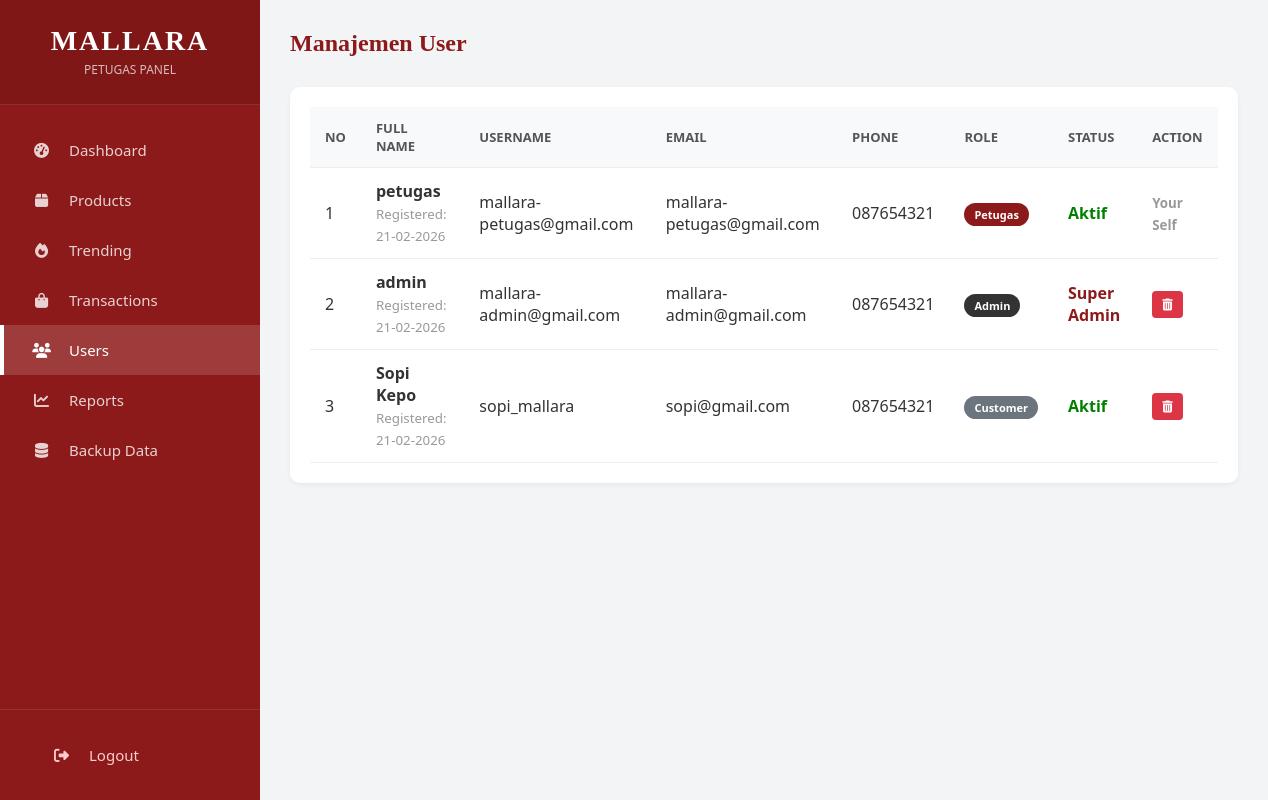
/petugas/users.php (signed in), run on the app's committed database.
### tables this page shows
CREATE TABLE `users` (
  `id` int(11) NOT NULL,
  `full_name` varchar(100) DEFAULT NULL,
  `no_telp` varchar(20) DEFAULT NULL,
  `email` varchar(100) NOT NULL,
  `username` varchar(100) NOT NULL,
  `password` varchar(255) NOT NULL,
  `role` enum('admin','petugas','customer') DEFAULT NULL,
  `created_at` timestamp NOT NULL DEFAULT current_timestamp(),
  `phone` varchar(50) DEFAULT NULL,
  `address` text DEFAULT NULL,
  `photo` varchar(255) DEFAULT NULL
);

### petugas/users.php (the view, shortened to what this page needs)
<?php
require '../config/database.php';
 $query = mysqli_query($conn, "SELECT * FROM users ORDER BY id DESC");
?>
<!DOCTYPE html>
<html lang="id">
<head>
    <link rel="stylesheet" href="../assets/css/style.css">
    <link rel="stylesheet" href="https://cdnjs.cloudflare.com/ajax/libs/font-awesome/6.4.0/css/all.min.css">
</head>
<body>
    <aside class="sidebar">
        <div class="sidebar-header">
            <h2>MALLARA</h2>
            <span>PETUGAS PANEL</span>
        </div>
        <nav class="sidebar-menu">
            <a href="dashboard.php" class="menu-item">
                <i class="fas fa-tachometer-alt"></i> <span>Dashboard</span>
            </a>
            <a href="products.php" class="menu-item">
                <i class="fas fa-box"></i> <span>Products</span>
            </a>
            <a href="trending.php" class="menu-item">
                <i class="fas fa-fire"></i> <span>Trending</span>
            </a>
            <a href="orders.php" class="menu-item">
                <i class="fas fa-shopping-bag"></i> <span>Transactions</span>
            </a>
            <a href="users.php" class="menu-item active">
                <i class="fas fa-users"></i> <span>Users</span>
            </a>
            <a href="reports.php" class="menu-item">
                <i class="fas fa-chart-line"></i> <span>Reports</span>
            </a>
            <a href="backup_data.php" class="menu-item">
                <i class="fas fa-database"></i> <span>Backup Data</span>
            </a>
        </nav>
        <div class="sidebar-footer">
            <a href="../auth/logout.php" class="menu-item" style="color: #ffcccc;">
                <i class="fas fa-sign-out-alt"></i> <span>Logout</span>
            </a>
        </div>
    </aside>
    <main class="main-content">
        <div class="page-header">
            <h2 class="page-title" style="font-size: 24px; color: var(--admin-primary); font-family: 'Times New Roman', serif; margin:0;">Manajemen User</h2>
        </div>
        <div class="table-container">
            <table>
                <thead>
                    <tr>
                        <th>No</th>
                        <th>Full Name</th>
                        <th>Username</th>
                        <th>Email</th>
                        <th>Phone</th>
                        <th>Role</th>
                        <th>Status</th>
                        <th>Action</th>
                    </tr>
                </thead>
                <tbody>
                    <?php
                    $no = 1;
                    if (mysqli_num_rows($query) > 0):
                        while ($row = mysqli_fetch_assoc($query)):
                    ?>
                    <tr>
                        <td><?= $no++ ?></td>
                        <td>
                            <strong><?= $row['full_name'] ?></strong><br>
                            <small style="color: #999;">Registered: <?= date('d-m-Y', strtotime($row['created_at'])) ?></small>
                        </td>
                        <td><?= $row['username'] ?></td>
                        <td><?= $row['email'] ?></td>
                        <td><?= $row['no_telp'] ?></td>
                        <td>
                            <?php
                                $badgeClass = '';
                                if ($row['role'] == 'admin') $badgeClass = 'badge-admin';
                                elseif ($row['role'] == 'petugas') $badgeClass = 'badge-petugas';
                                else $badgeClass = 'badge-customer';
                            ?>
                            <span class="badge <?= $badgeClass ?>"><?= $row['role'] ?></span>
                        </td>
                        <td>
                            <?php if($row['role'] != 'admin'): ?>
                                <span style="color: green; font-weight: bold;">Aktif</span>
                            <?php else: ?>
                                <span style="color: var(--admin-primary); font-weight: bold;">Super Admin</span>
                            <?php endif; ?>
                        </td>
                        <td>
                            <?php
                                if($row['role'] == 'petugas'):
                            ?>
                                <small style="color:#999; font-weight: 600;">Your Self</small>
                            <?php else: ?>
                                <a href="users.php?delete=<?= $row['id'] ?>" class="btn-action btn-delete" onclick="return confirm('Yakin ingin menghapus user ini? Data user akan hilang permanen.')" title="Hapus User">
                                    <i class="fas fa-trash-alt"></i>
                                </a>
                            <?php endif; ?>
                        </td>
                    </tr>
                    <?php endwhile; ?>
                    <?php endif; ?>
                </tbody>
            </table>
        </div>
    </main>
</body>
</html>

### assets/css/style.css (style rules this page uses)
body { margin:0; font-family: 'Segoe UI'; background:#8b0000; color:white; }

### petugas/users.php (style rules this page uses)
:root { --admin-primary: #8d1a1a; --admin-bg: #f3f4f6; }
body { margin: 0; padding: 0; font-family: 'Segoe UI', Tahoma, Geneva, Verdana, sans-serif; background-color: var(--admin-bg); display: flex; min-height: 100vh; color: #333; }
.sidebar { width: 260px; background-color: var(--admin-primary); color: white; position: fixed; top: 0; left: 0; height: 100%; display: flex; flex-direction: column; z-index: 1000; }
.sidebar-header { padding: 25px; text-align: center; border-bottom: 1px solid rgba(255,255,255,0.1); background: rgba(0,0,0,0.1); }
.sidebar-header h2 { margin: 0; font-family: 'Times New Roman', serif; letter-spacing: 2px; font-size: 28px; }
.sidebar-header span { font-size: 12px; opacity: 0.7; }
.sidebar-menu { flex: 1; padding-top: 20px; }
.menu-item { display: flex; align-items: center; padding: 15px 25px; color: rgba(255,255,255,0.8); text-decoration: none; transition: 0.3s; border-left: 4px solid transparent; font-size: 15px; }
.menu-item i { width: 25px; text-align: center; margin-right: 15px; }
.menu-item:hover, .menu-item.active { background: rgba(255, 255, 255, 0.15); color: white; border-left-color: #fff; }
.sidebar-footer { padding: 20px; border-top: 1px solid rgba(255,255,255,0.1); }
.main-content { margin-left: 260px; flex: 1; padding: 30px; width: calc(100% - 260px); }
.page-header { margin-bottom: 30px; }
.table-container { background: white; padding: 20px; border-radius: 10px; box-shadow: 0 2px 5px rgba(0,0,0,0.05); overflow-x: auto; }
table { width: 100%; border-collapse: collapse; min-width: 800px; }
th, td { padding: 12px 15px; text-align: left; border-bottom: 1px solid #eee; }
th { background-color: #f8f9fa; color: #555; font-weight: 600; font-size: 13px; text-transform: uppercase; }
.badge { padding: 4px 10px; border-radius: 12px; font-size: 11px; font-weight: bold; text-transform: capitalize; }
.badge-admin { background-color: #333; color: white; }
.badge-petugas { background-color: var(--admin-primary); color: white; }
.badge-customer { background-color: #6c757d; color: white; }
.btn-action { padding: 5px 10px; border-radius: 4px; text-decoration: none; color: white; margin-right: 5px; display: inline-block; font-size: 12px; }
.btn-delete { background-color: #dc3545; }

### data on the page
users: full_name "petugas", created_at "21-02-2026", username "mallara-petugas@gmail.com", email "mallara-petugas@gmail.com", no_telp "087654321", role "Petugas", shows "Aktif", shows "Your Self"
users: full_name "admin", created_at "21-02-2026", username "mallara-admin@gmail.com", email "mallara-admin@gmail.com", no_telp "087654321", role "Admin", shows "Super Admin"
users: full_name "Sopi Kepo", created_at "21-02-2026", username "sopi_mallara", email "sopi@gmail.com", no_telp "087654321", role "Customer", shows "Aktif"
